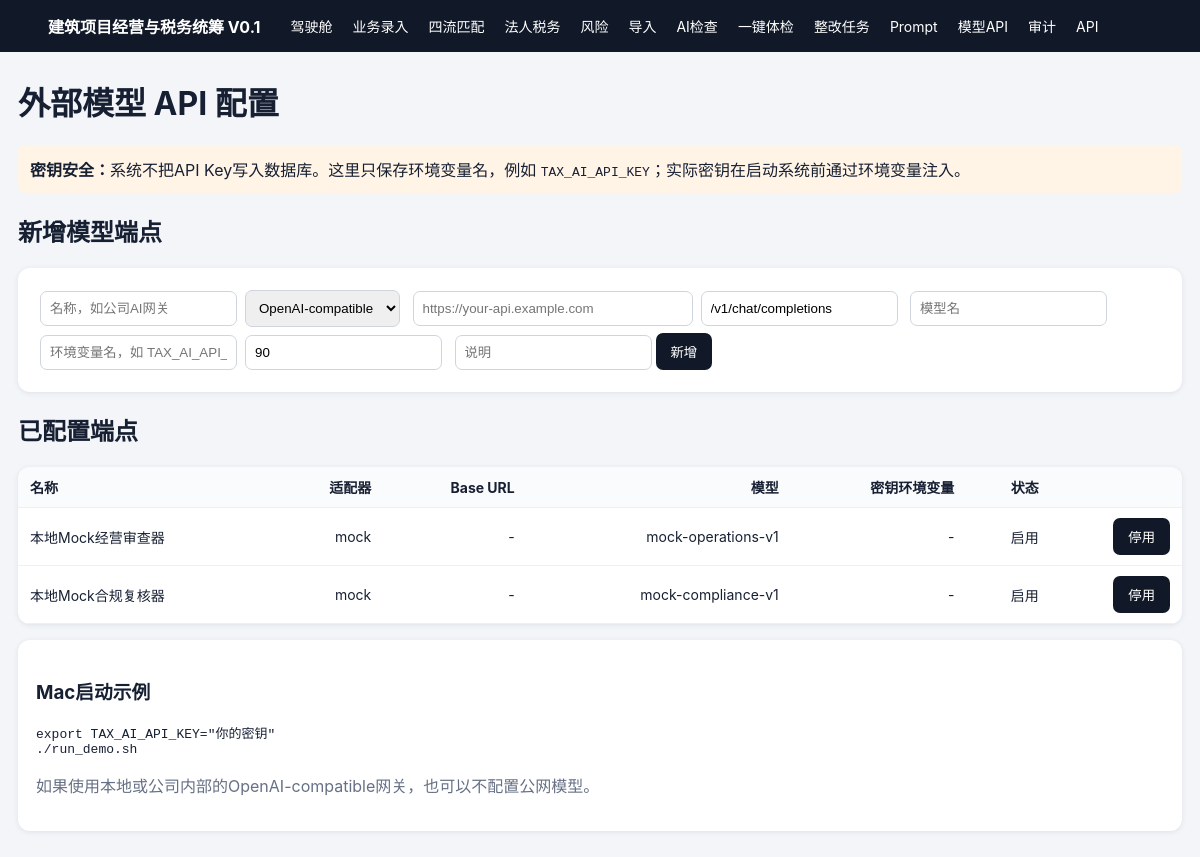
The page /ai-models on the database its author committed.
### app/models.py (models this page shows)
class AIModelEndpoint(Base):
    __tablename__="ai_model_endpoints"
    id:Mapped[int]=mapped_column(primary_key=True)
    name:Mapped[str]=mapped_column(String(100),unique=True,index=True)
    adapter:Mapped[str]=mapped_column(String(30),default="openai_compatible")  # mock/openai_compatible
    base_url:Mapped[str]=mapped_column(String(300),default="")
    chat_path:Mapped[str]=mapped_column(String(200),default="/v1/chat/completions")
    model:Mapped[str]=mapped_column(String(120),default="")
    api_key_env:Mapped[str]=mapped_column(String(120),default="")  # 只保存环境变量名，不保存密钥
    enabled:Mapped[bool]=mapped_column(Boolean,default=True,index=True)
    timeout_seconds:Mapped[int]=mapped_column(Integer,default=90)
    note:Mapped[str]=mapped_column(String(300),default="")

### app/main.py (the view)
@app.get("/ai-models",response_class=HTMLResponse)
def ai_models(r:Request):
    db=SessionLocal(); rows=db.execute(select(AIModelEndpoint).order_by(AIModelEndpoint.id)).scalars().all(); db.close()
    return t.TemplateResponse(r, "ai_models.html", {"rows":rows})

### app/templates/ai_models.html
{% extends 'base.html' %}{% block body %}
<h1>外部模型 API 配置</h1>
<div class="warn">
<b>密钥安全：</b>系统不把API Key写入数据库。这里只保存环境变量名，例如 <code>TAX_AI_API_KEY</code>；实际密钥在启动系统前通过环境变量注入。
</div>
<h2>新增模型端点</h2>
<form method="post" action="/ai-models">
<input name="name" placeholder="名称，如公司AI网关"><select name="adapter"><option value="openai_compatible">OpenAI-compatible</option><option value="mock">Mock</option></select>
<input name="base_url" style="width:260px" placeholder="https://your-api.example.com"><input name="chat_path" value="/v1/chat/completions">
<input name="model" placeholder="模型名"><input name="api_key_env" placeholder="环境变量名，如 TAX_AI_API_KEY"><input type="number" name="timeout_seconds" value="90">
<input name="note" placeholder="说明"><button>新增</button>
</form>
<h2>已配置端点</h2>
<table><tr><th>名称</th><th>适配器</th><th>Base URL</th><th>模型</th><th>密钥环境变量</th><th>状态</th><th></th></tr>
{% for x in rows %}<tr><td>{{x.name}}</td><td>{{x.adapter}}</td><td>{{x.base_url or '-'}}</td><td>{{x.model or '-'}}</td><td>{{x.api_key_env or '-'}}</td><td>{{'启用' if x.enabled else '停用'}}</td>
<td><form method="post" action="/ai-models/{{x.id}}/toggle" style="box-shadow:none;padding:0;margin:0"><button>{{'停用' if x.enabled else '启用'}}</button></form></td></tr>{% endfor %}</table>
<div class="panel"><h3>Mac启动示例</h3><pre>export TAX_AI_API_KEY="你的密钥"
./run_demo.sh</pre><p class="muted">如果使用本地或公司内部的OpenAI-compatible网关，也可以不配置公网模型。</p></div>
{% endblock %}

### app/templates/base.html (style rules this page uses)
body { font-family:-apple-system,BlinkMacSystemFont,"PingFang SC",sans-serif;margin:0;background:#f3f5f8;color:#172033 }
.card,table,.panel,form { background:white;border-radius:12px;box-shadow:0 1px 5px #dde1e8 }
.panel,form { padding:18px;margin:16px 0 }
table { width:100%;border-collapse:collapse;margin:16px 0;overflow:hidden }
th,td { padding:10px 12px;border-bottom:1px solid #edf0f4;text-align:right;font-size:14px }
th:first-child,td:first-child { text-align:left }
th { background:#fafbfc }
input,select,textarea { padding:9px;margin:4px;border:1px solid #cfd5df;border-radius:7px;max-width:100% }
button { padding:9px 15px;background:#111827;color:white;border:0;border-radius:7px }
.muted { color:#667085 }
.warn { padding:12px;background:#fff4e6;border-radius:8px }

### rows shown on the page
AIModelEndpoint: name "本地Mock经营审查器", adapter "mock", base_url "-", model "mock-operations-v1", api_key_env "-", enabled "启用", enabled "停用"
AIModelEndpoint: name "本地Mock合规复核器", adapter "mock", base_url "-", model "mock-compliance-v1", api_key_env "-", enabled "启用", enabled "停用"
